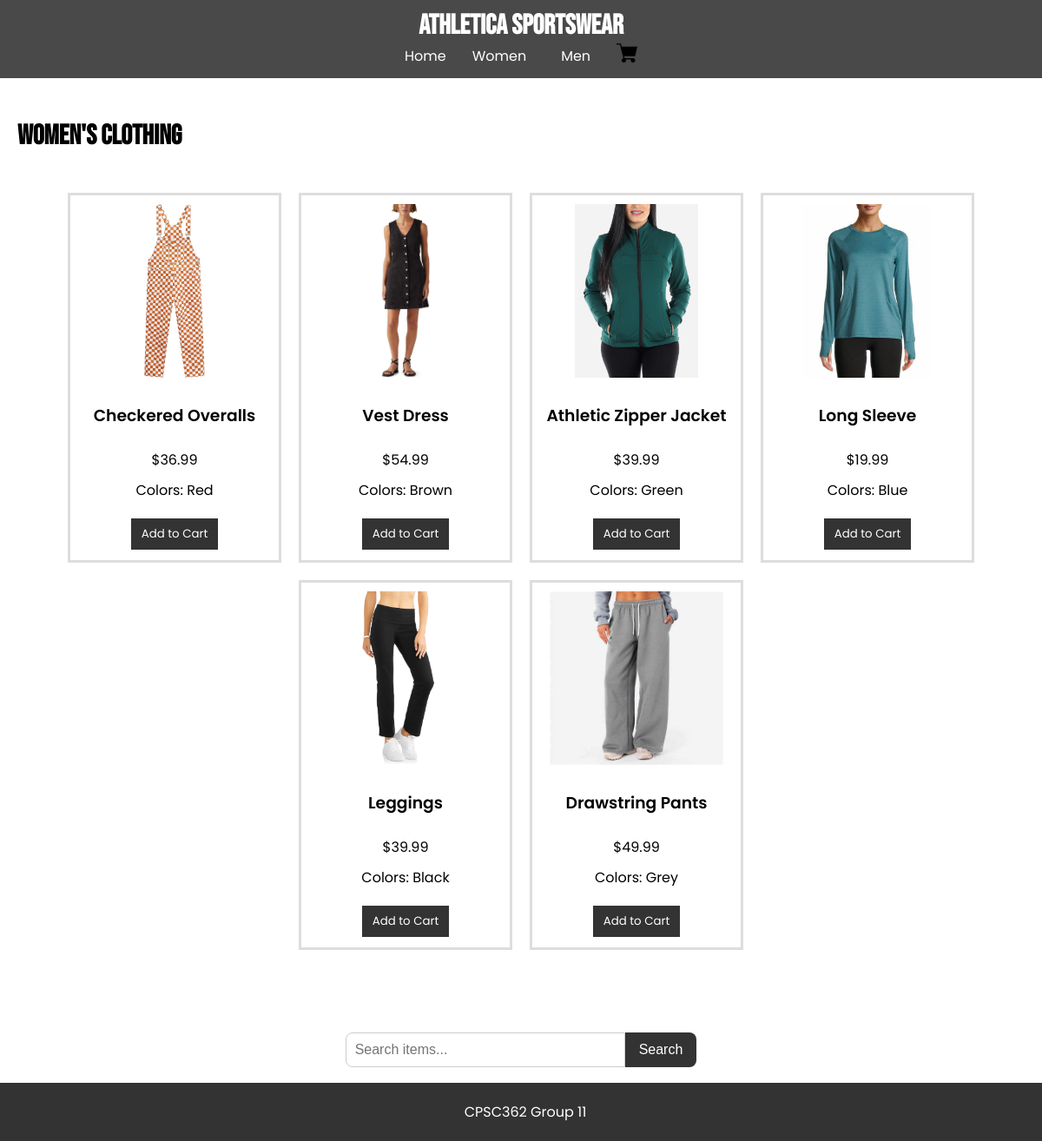
Screenshot of /women/clothing with the database file from the repository.
### tables this page shows
CREATE TABLE items
                    (id TEXT PRIMARY KEY,
                    name TEXT NOT NULL,
                    category TEXT NOT NULL,
                    subcategory TEXT NOT NULL,
                    price REAL NOT NULL,
                    image TEXT,
                    color TEXT);

### app.py (the view)
@app.route('/women/clothing')
def women_clothing():
    with sqlite3.connect(DB_PATH) as con:
        cur = con.cursor()
        cur.execute("SELECT * FROM items WHERE category = 'Women' AND subcategory = 'Clothing'")
        items = cur.fetchall()
    return render_template("women_clothing.html", items=items)

### templates/women_clothing.html (shortened to what this page needs)
{% extends "base.html" %}
{% block content %}
    <h2>Women's Clothing</h2>
    <div class="items">
        {% for item in items %}
            <div class="item">
                <img src="{{ url_for('static', filename='images/' + item[5]) }}" alt="{{ item[1] }}">
                <h3>{{ item[1] }}</h3>
                <p>${{ "%.2f" % item[4] }}</p>
                <p class="colors">Colors: {{ item[6] }}</p>
                <form method="POST" action="{{ url_for('add_to_cart') }}">
                    <button type="submit" class="add-to-cart">Add to Cart</button>
                </form>
            </div>
        {% else %}
            <p>No items found.</p>
        {% endfor %}
    </div>
{% endblock %}

### static/css/style.css (style rules this page uses)
body { font-family: 'Poppins', sans-serif; font-weight: 400; margin: 0; padding: 0; }
h2 { font-family: 'Bebas Neue', sans-serif; font-size: 2em; font-weight: 700; }
h3 { font-family: 'Poppins', sans-serif; font-weight: 600; }
form { margin: 10px 0; }
form input, form select, form button { margin: 5px 0; padding: 5px; }
.items { display: flex; margin-bottom: 40px; flex-wrap: wrap; gap: 20px; justify-content: center; padding: 20px; }
.item { border: .2em solid #ddd; padding: 10px; width: 220px; text-align: center; height: 400px; flex-direction: column; display: flex; }
.item p { font-family: 'Poppins', sans-serif; margin: 5px 0px; }
.item img { max-width: 100%; max-height: 200px; object-fit: contain; display: block; margin: 0 auto 10px auto; flex-shrink: 0; }
.add-to-cart { font-family: 'Poppins', sans-serif; background-color: #333; color: white; border: none; padding: 8px 12px; cursor: pointer; margin-bottom: 10px; }

### rows the page displays
items: image (picture), name "Checkered Overalls", price "36.99", color "Red"
items: image (picture), name "Vest Dress", price "54.99", color "Brown"
items: image (picture), name "Athletic Zipper Jacket", price "39.99", color "Green"
items: image (picture), name "Long Sleeve", price "19.99", color "Blue"
items: image (picture), name "Leggings", price "39.99", color "Black"
items: image (picture), name "Drawstring Pants", price "49.99", color "Grey"
